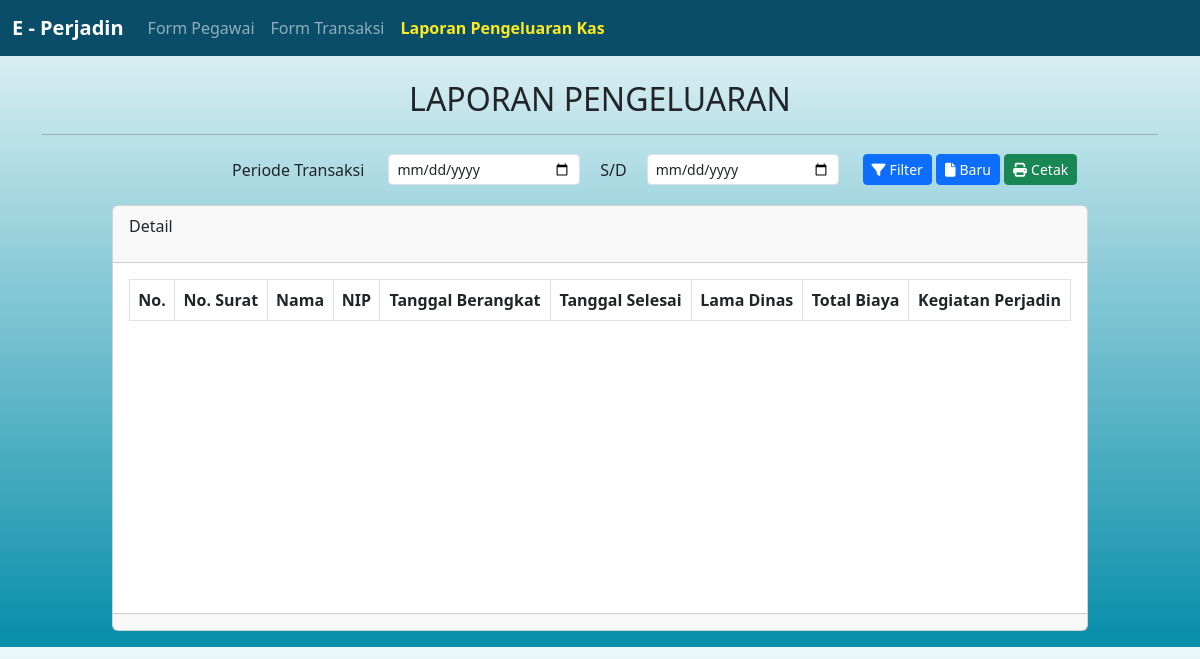
Before: /laporanPengeluaran.php with the older database file.
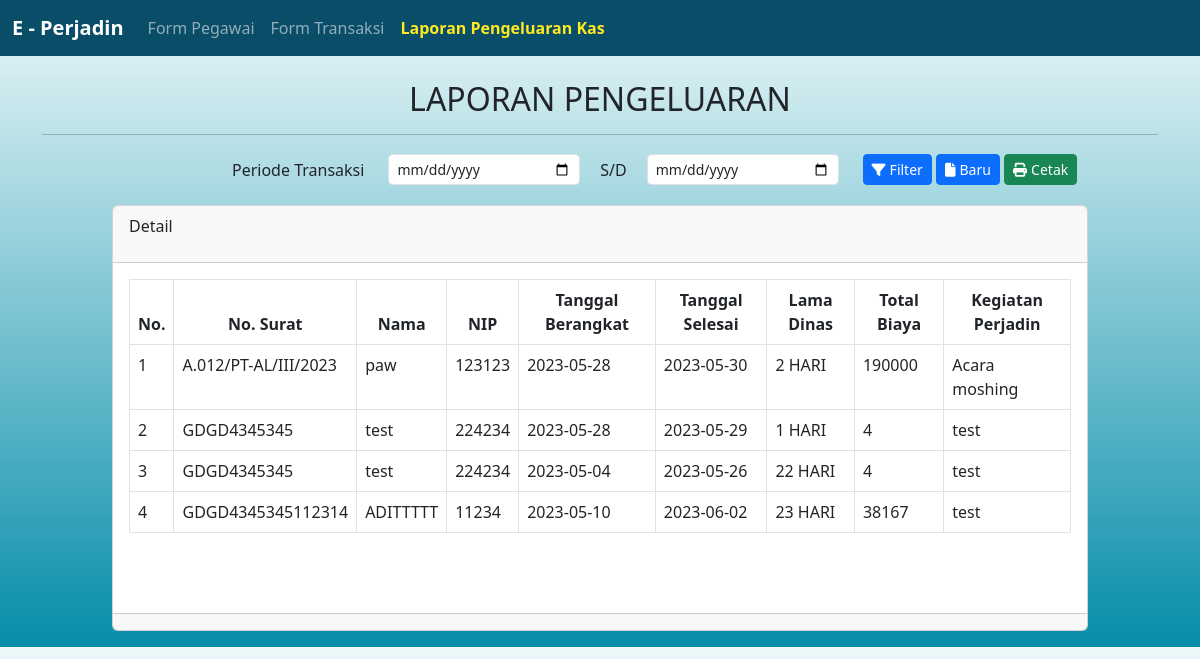
After: the same page with the newer database file.
### tables this page shows
CREATE TABLE `transaksi` (
  `id_transaksi` int NOT NULL,
  `no_surat_tugas` varchar(50) DEFAULT NULL,
  `tempat_perjadin` varchar(100) DEFAULT NULL,
  `tanggal_berangkat` date DEFAULT NULL,
  `tanggal_selesai` date DEFAULT NULL,
  `lama_dinas` varchar(50) DEFAULT NULL,
  `kegiatan_perjadin` varchar(200) DEFAULT NULL,
  `biaya_penginapan` int DEFAULT NULL,
  `biaya_transaksi` int DEFAULT NULL,
  `uang_harian` int DEFAULT NULL,
  `uang_pendamping` int DEFAULT NULL,
  `total_biaya_perjadin` int DEFAULT NULL,
  `nip` varchar(255) DEFAULT NULL
);

CREATE TABLE `pegawai` (
  `id_pegawai` int NOT NULL,
  `nip` varchar(255) NOT NULL,
  `nama_pegawai` varchar(100) NOT NULL,
  `tanggal_lahir` date NOT NULL,
  `jabatan` varchar(50) NOT NULL,
  `golongan` varchar(10) NOT NULL,
  `alamat` varchar(200) NOT NULL
);

### function.php (called while the page is built, shortened)
<?php
function koneksi()
{
    $host = "localhost";
    $username = "root";
    $password = "";
    $database = "perjadin";
    $conn = mysqli_connect($host, $username, $password, $database);
    return $conn;
}
function laporanPengeluaran()
{
    $conn = koneksi();
    $query = "SELECT transaksi.no_surat_tugas, pegawai.nama_pegawai, pegawai.nip, transaksi.tanggal_berangkat, transaksi.tanggal_selesai, transaksi.lama_dinas, transaksi.total_biaya_perjadin, transaksi.kegiatan_perjadin
            FROM transaksi INNER JOIN pegawai ON transaksi.nip = pegawai.nip";
    $result = mysqli_query($conn, $query);
    $rows = [];
    while ($row = mysqli_fetch_assoc($result)) {
        $rows[] = $row;
    }
    return $rows;
}

### laporanPengeluaran.php (the view, shortened to what the changed rows need)
<!DOCTYPE html>
<html lang="en">
<head>
    <link href="https://cdn.jsdelivr.net/npm/bootstrap@5.3.0-alpha3/dist/css/bootstrap.min.css" rel="stylesheet">
    <link rel="stylesheet" href="https://cdnjs.cloudflare.com/ajax/libs/font-awesome/6.4.0/css/all.min.css">
    <link rel="stylesheet" href="src/style/global.css">
</head>
<body class="bg">
    <div class="container">
        <h2 class="text-center mt-4 text-uppercase">Laporan Pengeluaran</h2>
    </div>
    <div class="container-fluid">
        <div class="row">
            <div class="col-10 mx-auto mt-3">
                <div class="card mb-3">
                    <div class="card-body" style="height: 350px; overflow: scroll;">
                        <table class="table table-bordered" id="laporanTable">
                            <thead>
                                <tr class="text-center">
                                    <th scope="col">No.</th>
                                    <th scope="col">No. Surat</th>
                                    <th scope="col">Nama</th>
                                    <th scope="col">NIP</th>
                                    <th scope="col">Tanggal Berangkat</th>
                                    <th scope="col">Tanggal Selesai</th>
                                    <th scope="col">Lama Dinas</th>
                                    <th scope="col">Total Biaya</th>
                                    <th scope="col">Kegiatan Perjadin</th>
                                </tr>
                            </thead>
                            <tbody>
                                <?php
                                include 'function.php';
                                $dataLaporan = laporanPengeluaran();
                                $i = 0;
                                foreach ($dataLaporan as $laporan) {
                                    $i++;
                                    echo "<tr>";
                                    echo "<td>" . $i . "</td>";
                                    echo "<td>" . $laporan['no_surat_tugas'] . "</td>";
                                    echo "<td>" . $laporan['nama_pegawai'] . "</td>";
                                    echo "<td>" . $laporan['nip'] . "</td>";
                                    echo "<td>" . $laporan['tanggal_berangkat'] . "</td>";
                                    echo "<td>" . $laporan['tanggal_selesai'] . "</td>";
                                    echo "<td>" . $laporan['lama_dinas'] . "</td>";
                                    echo "<td>" . $laporan['total_biaya_perjadin'] . "</td>";
                                    $kegiatanPerjadin = $laporan['kegiatan_perjadin'];
                                    $explodedKegiatan = explode(" ", $kegiatanPerjadin);
                                    $kegiatanFormatted = "";
                                    foreach ($explodedKegiatan as $index => $word) {
                                        $kegiatanFormatted .= $word;
                                        if (($index + 1) % 4 === 0) {
                                            $kegiatanFormatted .= "<br>";
                                        } else {
                                            $kegiatanFormatted .= " ";
                                        }
                                    }
                                    echo "<td>" . $kegiatanFormatted . "</td>";
                                    echo "</tr>";
                                }
                                ?>
                            </tbody>
                        </table>
                    </div>
                </div>
            </div>
        </div>
    </div>
</body>
</html>

Changed rows visible on the page:
added transaksi: no_surat_tugas "A.012/PT-AL/III/2023", pegawai.nama_pegawai "paw", pegawai.nip "123123", tanggal_berangkat "2023-05-28", tanggal_selesai "2023-05-30", lama_dinas "2 HARI", total_biaya_perjadin "190000", kegiatan_perjadin "Acara", kegiatan_perjadin "moshing"
added transaksi: no_surat_tugas "GDGD4345345", pegawai.nama_pegawai "test", pegawai.nip "224234", tanggal_berangkat "2023-05-28", tanggal_selesai "2023-05-29", lama_dinas "1 HARI", total_biaya_perjadin "4", kegiatan_perjadin "test"
added transaksi: no_surat_tugas "GDGD4345345", pegawai.nama_pegawai "test", pegawai.nip "224234", tanggal_berangkat "2023-05-04", tanggal_selesai "2023-05-26", lama_dinas "22 HARI", total_biaya_perjadin "4", kegiatan_perjadin "test"
added transaksi: no_surat_tugas "GDGD4345345112314", pegawai.nama_pegawai "ADITTTTT", pegawai.nip "11234", tanggal_berangkat "2023-05-10", tanggal_selesai "2023-06-02", lama_dinas "23 HARI", total_biaya_perjadin "38167", kegiatan_perjadin "test"
